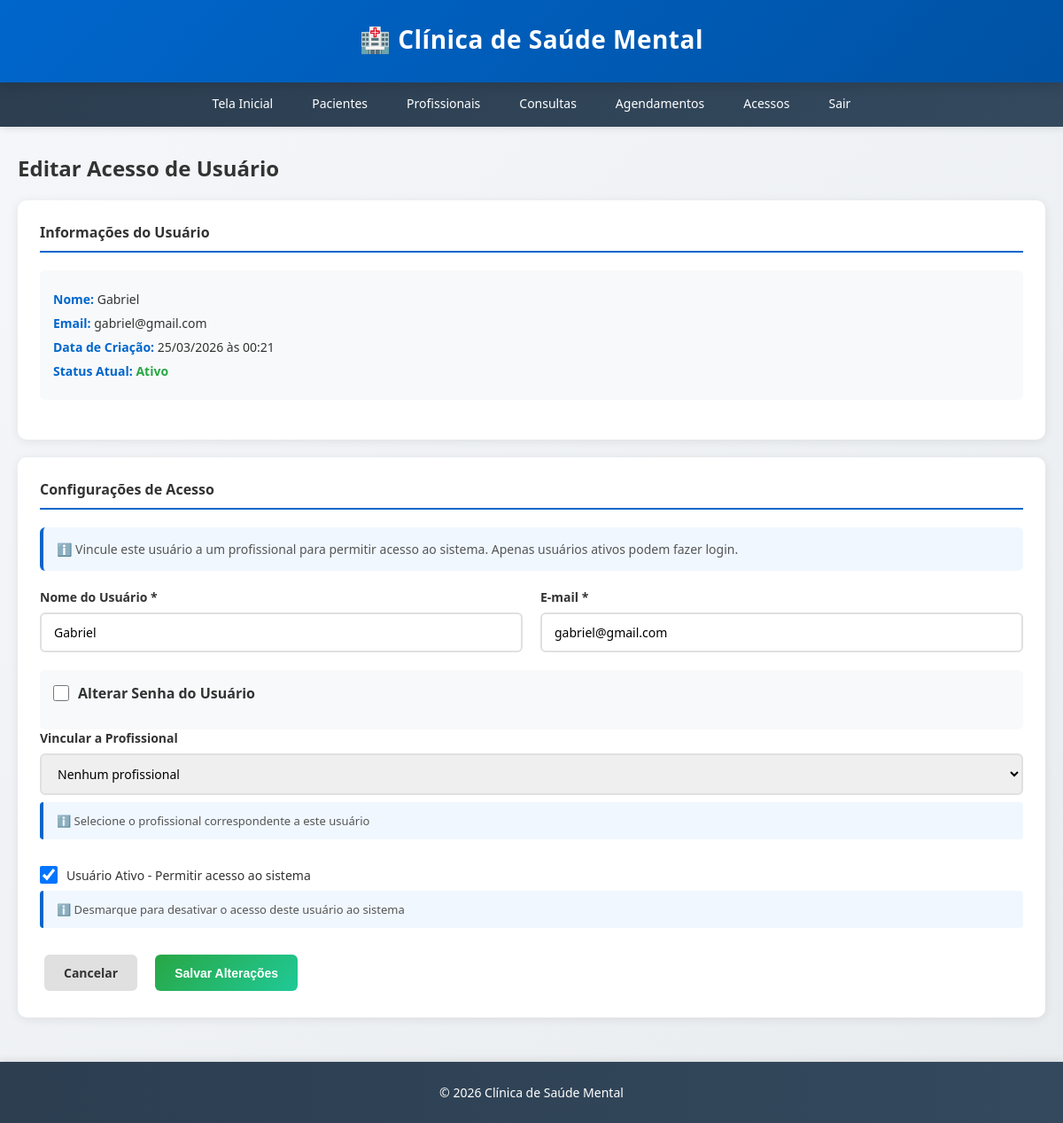
Page /acessos/2/editar (signed in) on the committed database.
### app/models.py (models this page shows, shortened)
class Usuario(db.Model, UserMixin):
    __tablename__ = 'usuarios'
    id = db.Column(db.Integer, primary_key=True)
    nome = db.Column(db.String(100), nullable=False)
    email = db.Column(db.String(120), unique=True, nullable=False)
    senha = db.Column(db.String(200), nullable=False)
    profissional_id = db.Column(db.Integer, db.ForeignKey('profissionais.id'), nullable=True)
    ativo = db.Column(db.Boolean, default=True)
    data_criacao = db.Column(db.DateTime, default=datetime.utcnow)
    profissional = db.relationship('Profissional', backref='usuarios')

### app/routes.py (the view, shortened to what this page needs)
@acessos_bp.route('/<int:id>/editar', methods=['GET', 'POST'])
@login_required
def editar_acesso(id):
    usuario = Usuario.query.get_or_404(id)
    profissionais = Profissional.query.all()
    return render_template('acessos/editar.html', usuario=usuario, profissionais=profissionais)

### app/templates/acessos/editar.html (shortened to what this page needs)
{% extends "base.html" %}
{% block content %}
<h2>Editar Acesso de Usuário</h2>
<div class="form-section">
    <div class="form-section-title">Informações do Usuário</div>
    <div class="user-info">
        <p><strong>Nome:</strong> {{ usuario.nome }}</p>
        <p><strong>Email:</strong> {{ usuario.email }}</p>
        <p><strong>Data de Criação:</strong> {{ usuario.data_criacao.strftime('%d/%m/%Y às %H:%M') }}</p>
        <p><strong>Status Atual:</strong>
            {% if usuario.ativo %}
                <span style="color: #28a745; font-weight: 600;">Ativo</span>
            {% else %}
                <span style="color: #dc3545; font-weight: 600;">Inativo</span>
            {% endif %}
        </p>
    </div>
</div>
<div class="form-section">
    <div class="form-section-title">Configurações de Acesso</div>
    <div class="info-box">
        ℹ️ Vincule este usuário a um profissional para permitir acesso ao sistema. Apenas usuários ativos podem fazer login.
    </div>
    <form method="POST">
        <div class="form-row">
            <div class="form-group">
                <label for="nome">Nome do Usuário *</label>
                <input type="text" id="nome" name="nome" value="{{ usuario.nome }}" required>
            </div>
            <div class="form-group">
                <label for="email">E-mail *</label>
                <input type="email" id="email" name="email" value="{{ usuario.email }}" required>
            </div>
        </div>
        <div class="password-section">
            <div class="password-toggle">
                <input type="checkbox" id="alterar_senha" name="alterar_senha" onchange="togglePasswordFields()">
                <label for="alterar_senha">Alterar Senha do Usuário</label>
            </div>
        </div>
        <div class="form-row">
            <div class="form-group">
                <label for="profissional_id">Vincular a Profissional</label>
                <select id="profissional_id" name="profissional_id">
                    <option value="">Nenhum profissional</option>
                </select>
                <div style="background: #f0f7ff; border-left: 4px solid #0066cc; padding: 12px 15px; border-radius: 4px; font-size: 13px; color: #555; margin-top: 8px;">
                    ℹ️ Selecione o profissional correspondente a este usuário
                </div>
            </div>
        </div>
        <div class="form-row">
            <div class="form-group full">
                <div class="checkbox-group">
                    <input type="checkbox" id="ativo" name="ativo" value="on" {% if usuario.ativo %}checked{% endif %}>
                    <label for="ativo">Usuário Ativo - Permitir acesso ao sistema</label>
                </div>
                <div style="background: #f0f7ff; border-left: 4px solid #0066cc; padding: 12px 15px; border-radius: 4px; font-size: 13px; color: #555; margin-top: 8px;">
                    ℹ️ Desmarque para desativar o acesso deste usuário ao sistema
                </div>
            </div>
        </div>
        <div class="form-actions">
            <a href="{{ url_for('acessos.listar_acessos') }}" class="btn btn-secondary">Cancelar</a>
            <button type="submit" class="btn btn-success">Salvar Alterações</button>
        </div>
    </form>
</div>
{% endblock %}

### app/templates/base.html (style rules this page uses)
* { margin: 0; padding: 0; box-sizing: border-box; }
body { font-family: 'Segoe UI', Tahoma, Geneva, Verdana, sans-serif; background: linear-gradient(135deg, #f5f7fa 0%, #e9ecef 100%); color: #333; min-height: 100vh; display: flex; flex-direction: column; }
.btn { display: inline-block; padding: 11px 22px; margin: 5px; border: none; border-radius: 6px; cursor: pointer; text-decoration: none; font-size: 14px; font-weight: 600; transition: all 0.3s ease; }
.btn-secondary { background: #e0e0e0; color: #333; }
.btn-success { background: linear-gradient(135deg, #28a745 0%, #20c997 100%); color: white; }
.form-group { margin-bottom: 18px; }
.form-group label { display: block; margin-bottom: 8px; color: #333; font-weight: 600; font-size: 14px; }
.form-group input, .form-group select, .form-group textarea { width: 100%; padding: 11px 14px; border: 2px solid #e0e0e0; border-radius: 6px; font-size: 14px; font-family: inherit; transition: all 0.3s ease; }
.form-row { display: grid; grid-template-columns: repeat(auto-fit, minmax(280px, 1fr)); gap: 20px; margin-bottom: 20px; }
.form-row .form-group.full { grid-column: 1 / -1; }
.form-actions { margin-top: 25px; display: flex; gap: 10px; justify-content: flex-start; }
h2 { color: #333; margin-bottom: 10px; font-size: 24px; font-weight: 600; }
h2 { color: #333; margin-bottom: 20px; font-size: 24px; font-weight: 600; }

### app/templates/acessos/editar.html (style rules this page uses)
.form-section { background: white; border-radius: 10px; padding: 25px; margin-bottom: 20px; box-shadow: 0 2px 12px rgba(0, 0, 0, 0.08); }
.form-section-title { font-size: 16px; font-weight: 600; color: #333; margin-bottom: 20px; padding-bottom: 10px; border-bottom: 2px solid #0066cc; }
.form-row { display: grid; grid-template-columns: repeat(auto-fit, minmax(300px, 1fr)); gap: 20px; }
.form-group { margin-bottom: 0; }
.form-group.full { grid-column: 1 / -1; }
.checkbox-group { display: flex; align-items: center; gap: 10px; margin-top: 10px; }
.checkbox-group input[type="checkbox"] { width: 20px; height: 20px; cursor: pointer; }
.checkbox-group label { margin: 0; cursor: pointer; font-weight: 500; }
.info-box { background: #f0f7ff; border-left: 4px solid #0066cc; padding: 15px; border-radius: 6px; margin-bottom: 20px; font-size: 14px; color: #555; }
.user-info { background: #f8f9fa; padding: 15px; border-radius: 6px; margin-bottom: 20px; }
.user-info p { margin: 8px 0; font-size: 14px; }
.user-info strong { color: #0066cc; }
.password-section { background: #f8f9fa; padding: 15px; border-radius: 6px; margin-top: 15px; }
.password-toggle { display: flex; align-items: center; gap: 10px; margin-bottom: 15px; cursor: pointer; }
.password-toggle input[type="checkbox"] { width: 18px; height: 18px; cursor: pointer; }
.password-toggle label { margin: 0; cursor: pointer; font-weight: 600; color: #333; }

### rows in the picture
Usuario: nome "Gabriel", email "gabriel@gmail.com", data_criacao "25/03/2026 às 00:21", ativo "☑"
